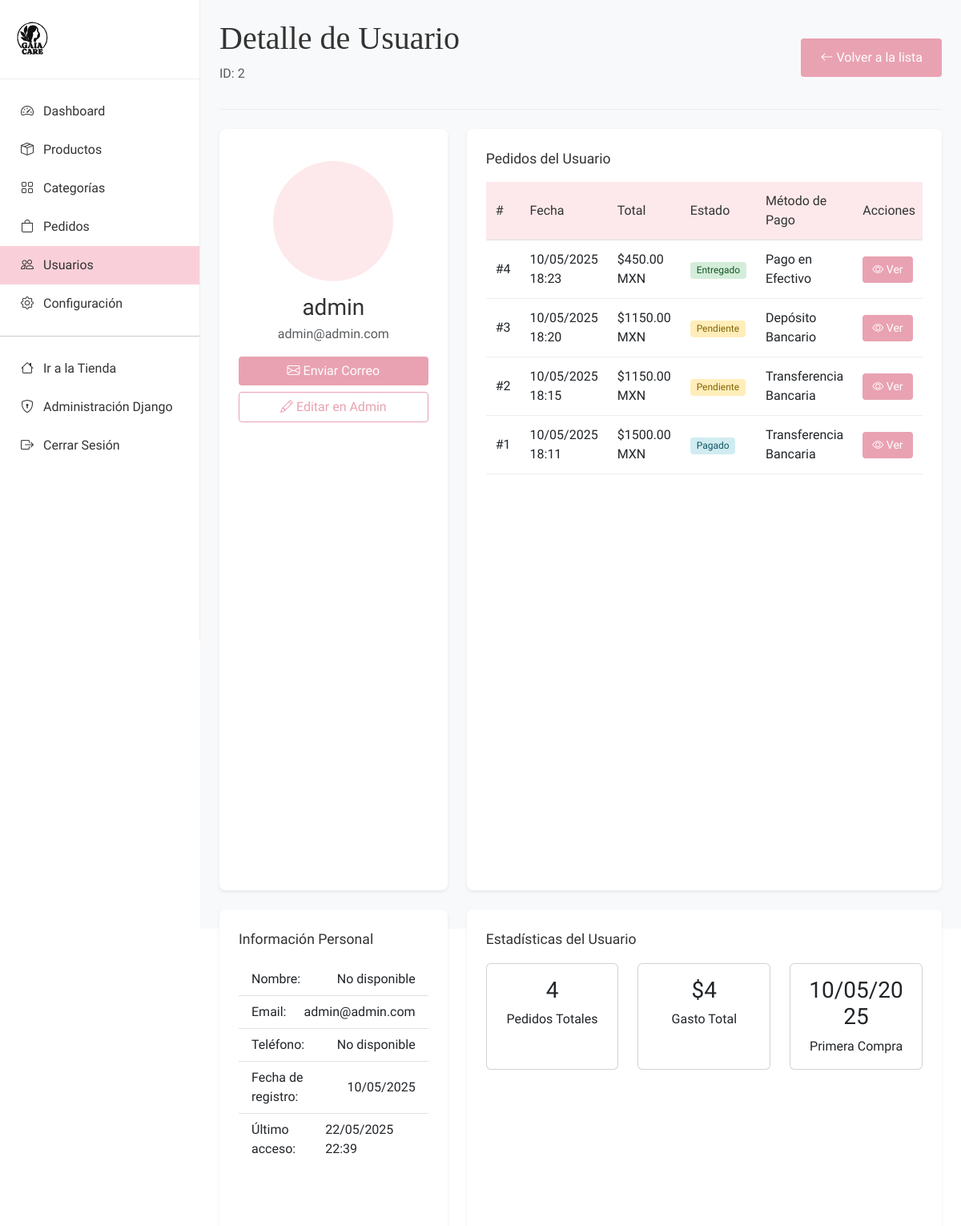
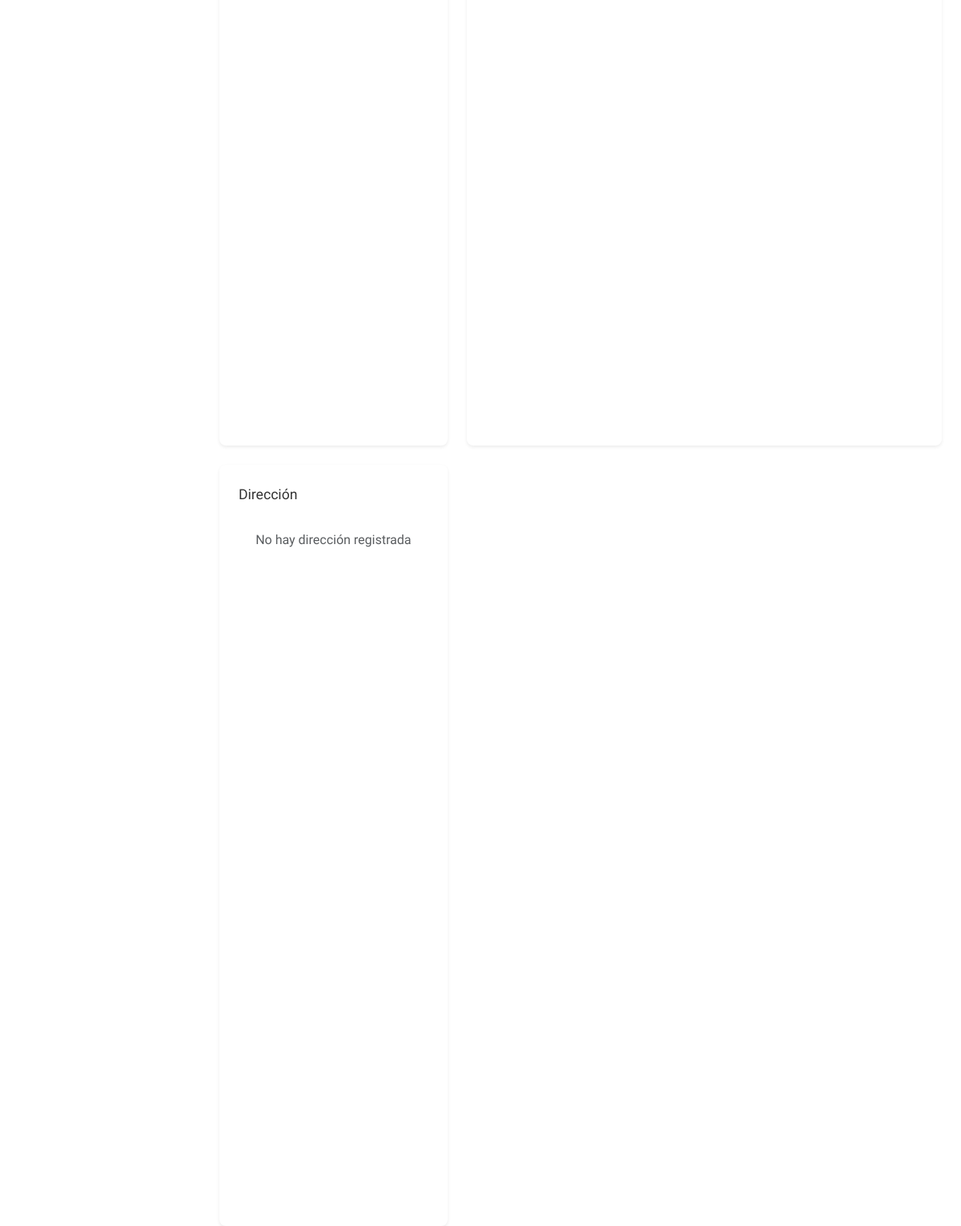
/panel/usuarios/2/ (signed in), run on the app's committed database (2 pictures, top to bottom).
### users/models.py (models this page shows, shortened)
class CustomUser(AbstractUser):
    email = models.EmailField(_('correo electrónico'), unique=True)
    phone_number = models.CharField(_('número de teléfono'), max_length=15, blank=True)
    address = models.TextField(_('dirección'), blank=True)
    city = models.CharField(_('ciudad'), max_length=100, blank=True)
    state = models.CharField(_('estado'), max_length=100, blank=True)
    postal_code = models.CharField(_('código postal'), max_length=10, blank=True)
    USERNAME_FIELD = 'email'
    REQUIRED_FIELDS = ['username']
    class Meta:
        verbose_name = _('usuario')
        verbose_name_plural = _('usuarios')

### orders/models.py (models this page shows, shortened)
class Order(models.Model):
    STATUS_CHOICES = (
        ('pendiente', _('Pendiente')),
        ('pagado', _('Pagado')),
        ('enviado', _('Enviado')),
        ('entregado', _('Entregado')),
        ('cancelado', _('Cancelado')),
    )
    PAYMENT_METHOD_CHOICES = (
        ('transferencia', _('Transferencia Bancaria')),
        ('deposito', _('Depósito Bancario')),
        ('efectivo', _('Pago en Efectivo')),
    )
    user = models.ForeignKey(settings.AUTH_USER_MODEL, verbose_name=_('usuario'), on_delete=models.CASCADE)
    full_name = models.CharField(_('nombre completo'), max_length=100)
    email = models.EmailField(_('correo electrónico'))
    phone = models.CharField(_('teléfono'), max_length=15)
    address = models.TextField(_('dirección'))
    city = models.CharField(_('ciudad'), max_length=100)
    state = models.CharField(_('estado'), max_length=100)
    postal_code = models.CharField(_('código postal'), max_length=10)
    status = models.CharField(_('estado'), max_length=20, choices=STATUS_CHOICES, default='pendiente')
    payment_method = models.CharField(_('método de pago'), max_length=20, choices=PAYMENT_METHOD_CHOICES, default='transferencia')
    subtotal = models.DecimalField(_('subtotal'), max_digits=10, decimal_places=2)
    shipping_cost = models.DecimalField(_('costo de envío'), max_digits=10, decimal_places=2, default=0)
    total = models.DecimalField(_('total'), max_digits=10, decimal_places=2)
    payment_reference = models.CharField(_('referencia de pago'), max_length=100, blank=True)
    notes = models.TextField(_('notas'), blank=True)
    created_at = models.DateTimeField(_('creado'), auto_now_add=True)
    updated_at = models.DateTimeField(_('actualizado'), auto_now=True)
    class Meta:
        verbose_name = _('pedido')
        verbose_name_plural = _('pedidos')
        ordering = ['-created_at']

### dashboard/views.py (the view)
# urls.py: path('usuarios/<int:user_id>/', views.user_detail, name='user_detail'),
@login_required
@user_passes_test(is_admin)
def user_detail(request, user_id):
    user = get_object_or_404(CustomUser, id=user_id)
    orders = Order.objects.filter(user=user).order_by('-created_at')
    context = {
        'user_profile': user,
        'orders': orders,
        'section': 'users'
    }
    return render(request, 'dashboard/user_detail.html', context)

### carts/context_processors.py (called while the page is built)
def cart_items_count(request):
    if request.user.is_authenticated or 'cart_id' in request.session:
        cart = get_or_create_cart(request)
        return {'cart_items_count': cart.get_total_items()}
    return {'cart_items_count': 0}

### carts/models.py (called while the page is built)
    def get_total_items(self):
        return sum(item.quantity for item in self.items.all())

### carts/views.py (called while the page is built, shortened)
def get_or_create_cart(request):
    if request.user.is_authenticated:
        cart, created = Cart.objects.get_or_create(
            user=request.user,
            defaults={'session_id': None}
        )
    return cart

### dashboard/views.py (called while the page is built)
def is_admin(user):
    return user.is_staff or user.is_superuser or user.groups.filter(name__in=['Administradores', 'Administradores Limitados']).exists()

### templates/dashboard/user_detail.html (shortened to what this page needs)
{% extends "dashboard/base_dashboard.html" %}
{% load static %}
{% block dashboard_content %}
<div class="content-header d-flex justify-content-between align-items-center">
    <div>
        <h1 class="content-title">Detalle de Usuario</h1>
        <p class="text-muted">ID: {{ user_profile.id }}</p>
    </div>
    <div>
        <a href="{% url 'dashboard:user_list' %}" class="btn btn-outline-secondary">
            <i class="bi bi-arrow-left"></i> Volver a la lista
        </a>
    </div>
</div>
<div class="row">
    <div class="col-lg-4 mb-4">
        <div class="dashboard-card text-center">
            {% if user_profile.profile.profile_picture %}
                <img src="{{ user_profile.profile.profile_picture.url }}" alt="{{ user_profile.get_full_name }}" class="rounded-circle my-3" style="width: 150px; height: 150px; object-fit: cover;">
            {% else %}
                <div class="rounded-circle d-flex align-items-center justify-content-center mx-auto my-3" style="width: 150px; height: 150px; background-color: var(--light-pink); font-size: 48px; color: var(--dark-pink);">
                </div>
            {% endif %}
            <h3 class="mb-1">{{ user_profile.get_full_name|default:user_profile.username }}</h3>
            <p class="text-muted mb-3">{{ user_profile.email }}</p>
            <div class="d-grid gap-2">
                <a href="mailto:{{ user_profile.email }}" class="btn btn-dashboard" target="_blank">
                    <i class="bi bi-envelope"></i> Enviar Correo
                </a>
                <a href="{% url 'admin:users_customuser_change' user_profile.id %}" class="btn btn-dashboard-outline" target="_blank">
                    <i class="bi bi-pencil"></i> Editar en Admin
                </a>
            </div>
        </div>
        <div class="dashboard-card mt-4">
            <div class="dashboard-card-title">Información Personal</div>
            <ul class="list-group list-group-flush">
                <li class="list-group-item d-flex justify-content-between align-items-center">
                    <span>Nombre:</span>
                    <span>{{ user_profile.get_full_name|default:"No disponible" }}</span>
                </li>
                <li class="list-group-item d-flex justify-content-between align-items-center">
                    <span>Email:</span>
                    <span>{{ user_profile.email }}</span>
                </li>
                <li class="list-group-item d-flex justify-content-between align-items-center">
                    <span>Teléfono:</span>
                    <span>{{ user_profile.phone_number|default:"No disponible" }}</span>
                </li>
                <li class="list-group-item d-flex justify-content-between align-items-center">
                    <span>Fecha de registro:</span>
                    <span>{{ user_profile.date_joined|date:"d/m/Y" }}</span>
                </li>
                <li class="list-group-item d-flex justify-content-between align-items-center">
                    <span>Último acceso:</span>
                    <span>{{ user_profile.last_login|date:"d/m/Y H:i"|default:"Nunca" }}</span>
                </li>
            </ul>
        </div>
        <div class="dashboard-card mt-4">
            <div class="dashboard-card-title">Dirección</div>
            {% if user_profile.address %}
                <address class="mb-0 p-3">
                    {{ user_profile.address }}<br>
                    {% if user_profile.city %}{{ user_profile.city }},{% endif %}
                    {% if user_profile.state %}{{ user_profile.state }}{% endif %}<br>
                    {% if user_profile.postal_code %}C.P. {{ user_profile.postal_code }}{% endif %}
                </address>
            {% else %}
                <div class="text-center py-3">
                    <p class="text-muted mb-0">No hay dirección registrada</p>
                </div>
            {% endif %}
        </div>
    </div>
    <div class="col-lg-8 mb-4">
        <div class="dashboard-card">
            <div class="dashboard-card-title">Pedidos del Usuario</div>
            {% if orders %}
                <div class="table-responsive">
                    <table class="table dashboard-table">
                        <thead>
                            <tr>
                                <th>#</th>
                                <th>Fecha</th>
                                <th>Total</th>
                                <th>Estado</th>
                                <th>Método de Pago</th>
                                <th>Acciones</th>
                            </tr>
                        </thead>
                        <tbody>
                            {% for order in orders %}
                                <tr>
                                    <td>#{{ order.id }}</td>
                                    <td>{{ order.created_at|date:"d/m/Y H:i" }}</td>
                                    <td>${{ order.total }} MXN</td>
                                    <td>
                                        {% if order.status == 'pendiente' %}
                                            <span class="status-badge pending">Pendiente</span>
                                        {% elif order.status == 'pagado' %}
                                            <span class="status-badge confirmed">Pagado</span>
                                        {% elif order.status == 'enviado' %}
                                            <span class="status-badge shipped">Enviado</span>
                                        {% elif order.status == 'entregado' %}
                                            <span class="status-badge delivered">Entregado</span>
                                        {% elif order.status == 'cancelado' %}
                                            <span class="status-badge cancelled">Cancelado</span>
                                        {% endif %}
                                    </td>
                                    <td>{{ order.get_payment_method_display }}</td>
                                    <td>
                                        <a href="{% url 'dashboard:order_detail' order.id %}" class="btn btn-sm btn-dashboard">
                                            <i class="bi bi-eye"></i> Ver
                                        </a>
                                    </td>
                                </tr>
                            {% endfor %}
                        </tbody>
                    </table>
                </div>
            {% else %}
                <div class="text-center py-5">
                    <i class="bi bi-bag" style="font-size: 3rem; color: #ddd;"></i>
                    <p class="mt-3">Este usuario no ha realizado ningún pedido.</p>
                </div>
            {% endif %}
        </div>
        <div class="dashboard-card mt-4">
            <div class="dashboard-card-title">Estadísticas del Usuario</div>
            <div class="row">
                <div class="col-md-4 mb-3">
                    <div class="card h-100">
                        <div class="card-body text-center">
                            <h3 class="card-title">{{ orders|length }}</h3>
                            <p class="card-text">Pedidos Totales</p>
                        </div>
                    </div>
                </div>
                <div class="col-md-4 mb-3">
                    <div class="card h-100">
                        <div class="card-body text-center">
                            <h3 class="card-title">${{ orders|length|default:0 }}</h3>
                            <p class="card-text">Gasto Total</p>
                        </div>
                    </div>
                </div>
                <div class="col-md-4 mb-3">
                    <div class="card h-100">
                        <div class="card-body text-center">
                            <h3 class="card-title">{{ orders.first.created_at|date:"d/m/Y"|default:"N/A" }}</h3>
                            <p class="card-text">Primera Compra</p>
                        </div>
                    </div>
                </div>
            </div>
        </div>
    </div>
</div>
{% endblock %}

### static/css/styles.css (style rules this page uses)
:root { --white: #ffffff; --light-pink: #fde9eb; --medium-pink: #f9d0d9; --dark-pink: #e9a2b2; --accent-brown: #ddcc9f; --text-color: #333333; }
* { margin: 0; padding: 0; box-sizing: border-box; }
body { font-family: 'Asap', sans-serif; color: var(--text-color); background-color: var(--white); display: flex; flex-direction: column; min-height: 100vh; }
.btn { display: inline-block; padding: 12px 24px; background-color: var(--dark-pink); color: white; text-decoration: none; border-radius: 4px; font-weight: 500; transition: background-color 0.3s; border: none; cursor: pointer; }

### static/css/dashboard.css (style rules this page uses)
:root { --sidebar-width: 250px; --header-height: 60px; --sidebar-bg: #ffffff; --content-bg: #f8f9fa; --card-shadow: 0 0.125rem 0.25rem rgba(0, 0, 0, 0.075); }
.content-header { margin-bottom: 1.5rem; padding-bottom: 1rem; border-bottom: 1px solid #eee; }
.content-title { margin-bottom: 0.5rem; font-family: 'Libre Bodoni', serif; }
.dashboard-card { background-color: white; border-radius: 0.5rem; box-shadow: var(--card-shadow); padding: 1.5rem; margin-bottom: 1.5rem; height: 100%; }
.dashboard-card-title { font-size: 1.1rem; font-weight: 500; margin-bottom: 1rem; color: var(--text-color); }
.dashboard-table { width: 100%; }
.dashboard-table th { background-color: var(--light-pink); color: var(--text-color); font-weight: 500; }
.dashboard-table th, .dashboard-table td { padding: 0.75rem; vertical-align: middle; }
.dashboard-table tbody tr { border-bottom: 1px solid #eee; }
.status-badge { display: inline-block; padding: 0.35em 0.65em; font-size: 0.75em; font-weight: 500; line-height: 1; text-align: center; white-space: nowrap; vertical-align: baseline; border-radius: 0.25rem; }
.status-badge.pending { background-color: #ffeeba; color: #856404; }
.status-badge.confirmed { background-color: #d1ecf1; color: #0c5460; }
.status-badge.delivered { background-color: #d4edda; color: #155724; }
.btn-dashboard { background-color: var(--dark-pink); color: white; border: none; padding: 0.375rem 0.75rem; border-radius: 0.25rem; transition: background-color 0.2s; }
.btn-dashboard-outline { background-color: transparent; color: var(--dark-pink); border: 1px solid var(--dark-pink); padding: 0.375rem 0.75rem; border-radius: 0.25rem; transition: all 0.2s; }

### data on the page
CustomUser: id "2", get_full_name "admin", email "admin@admin.com", get_full_name "No disponible", phone_number "No disponible", date_joined "10/05/2025", last_login "22/05/2025 22:39"
Order: id "4", created_at "10/05/2025 18:23", total "450.00", status "Entregado", payment_method "Pago en Efectivo", first.created_at "10/05/2025"
Order: id "3", created_at "10/05/2025 18:20", total "1150.00", status "Pendiente", payment_method "Depósito Bancario"
Order: id "2", created_at "10/05/2025 18:15", total "1150.00", status "Pendiente", payment_method "Transferencia Bancaria"
Order: id "1", created_at "10/05/2025 18:11", total "1500.00", status "Pagado", payment_method "Transferencia Bancaria"

### other printed values
{{ orders|length }} "4"
{{ orders|length|default:0 }} "4"
